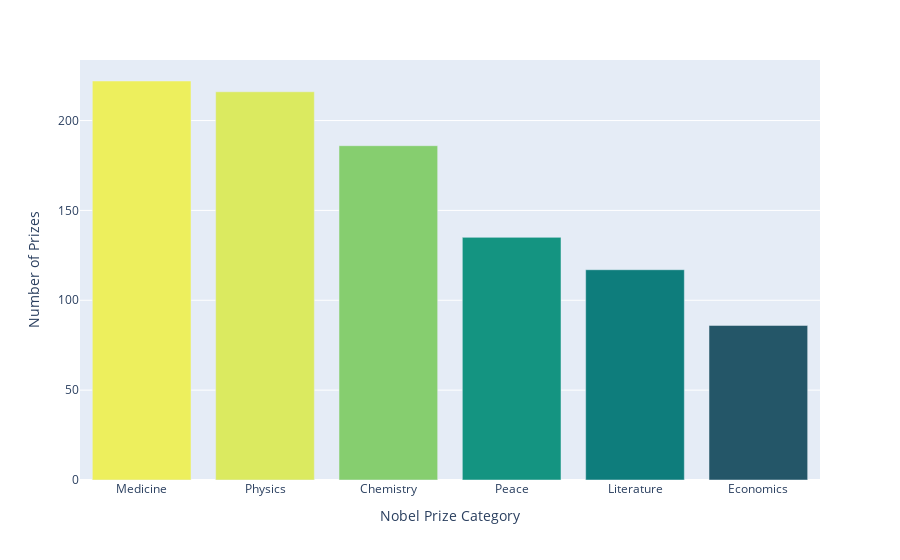

The code cell stored with this chart in its notebook:
### Code cell
fig = px.bar(categories, x=categories.index.values, y=categories.values, color=categories.values, color_continuous_scale="aggrnyl")

fig.update_layout(coloraxis_showscale=False, xaxis_title='Nobel Prize Category', yaxis_title='Number of Prizes')

fig.show()

### Figure 1 — Plotly figure (JSON) as saved in the notebook; plotly's stock layout.template omitted (floating-point values rounded to 4 significant figures)
{"data": [{"alignmentgroup": "True", "hovertemplate": "x=%{x}<br>y=%{y}<br>color=%{marker.color}<extra></extra>", "legendgroup": "", "marker": {"color": [222, 216, 186, 135, 117, 86], "coloraxis": "coloraxis", "pattern": {"shape": ""}}, "name": "", "offsetgroup": "", "orientation": "v", "showlegend": false, "textposition": "auto", "type": "bar", "x": ["Medicine", "Physics", "Chemistry", "Peace", "Literature", "Economics"], "xaxis": "x", "y": [222, 216, 186, 135, 117, 86], "yaxis": "y"}], "layout": {"barmode": "relative", "coloraxis": {"colorbar": {"title": {"text": "color"}}, "colorscale": [[0, "rgb(36, 86, 104)"], [0.1667, "rgb(15, 114, 121)"], [0.3333, "rgb(13, 143, 129)"], [0.5, "rgb(57, 171, 126)"], [0.6667, "rgb(110, 197, 116)"], [0.8333, "rgb(169, 220, 103)"], [1, "rgb(237, 239, 93)"]], "showscale": false}, "legend": {"tracegroupgap": 0}, "margin": {"t": 60}, "xaxis": {"anchor": "y", "domain": [0, 1], "title": {"text": "Nobel Prize Category"}}, "yaxis": {"anchor": "x", "domain": [0, 1], "title": {"text": "Number of Prizes"}}}}
